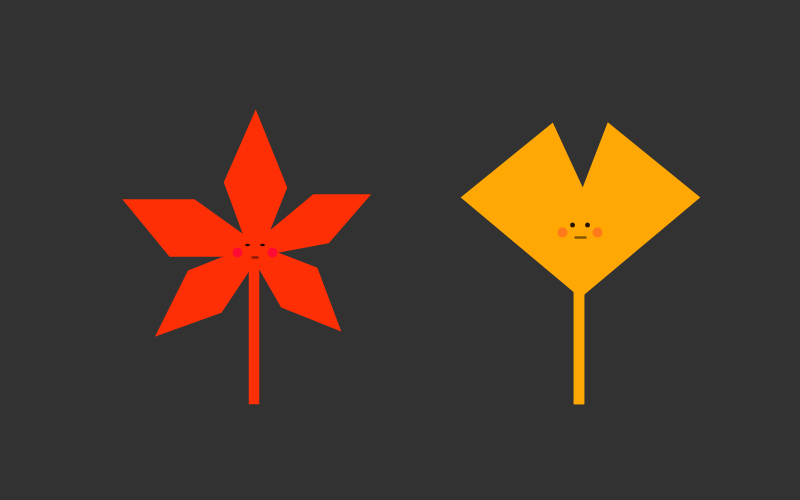
Frame 1 (no input)
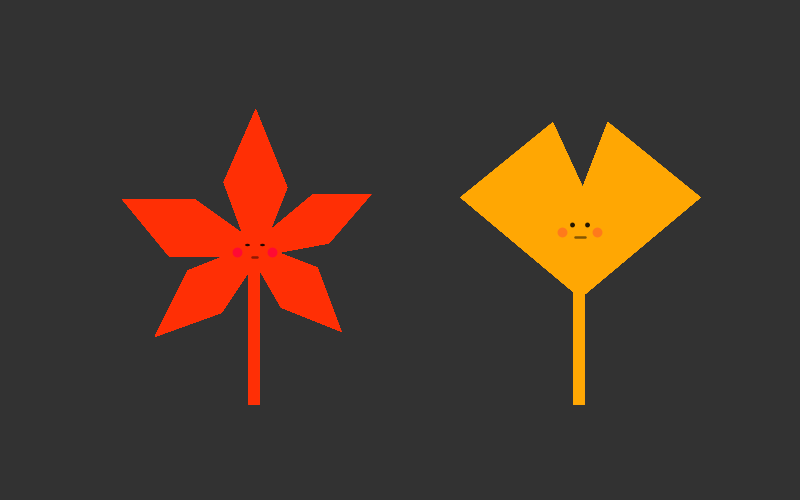
Frame 60 (the mouse pressed at the canvas centre just before this capture)
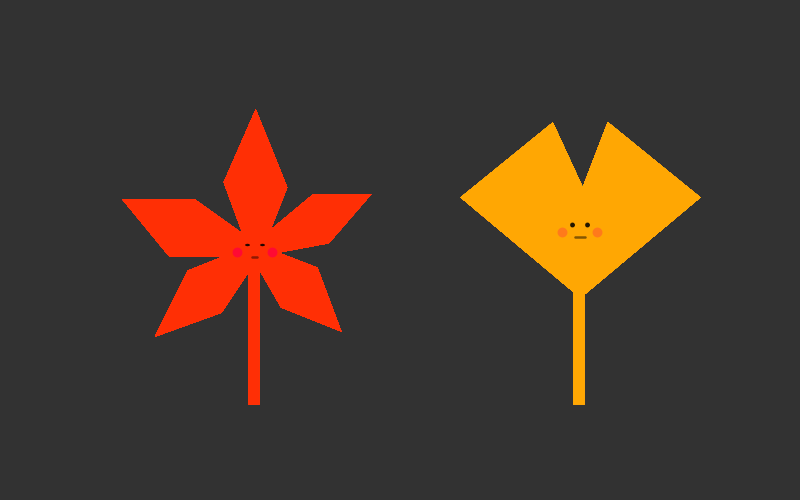
Frame 120 (the mouse held since frame 60 and released just before this capture)

The Processing sketch that drew these frames (run headless with seeded random() and noise(); from frame 60 on, the mouse is pressed at the canvas centre):

// Processing sketch: processing_16161
// ── processing_16161.pde


void setup() {

  background(50);
  size(800,500);
}

void draw() {
  smooth();
  translate(80,100);
  scale(2.5);
  stroke(255,47,5);
  strokeWeight(5);
  fill(255,47,5);
  quad(70,10,80,35,70,60,60,33);
  quad(22,42,45,42,70,60,37,60);
  quad(45,70,70,60,55,83,35,90);
  quad(94,40,111,40,98,55,70,60);
  quad(70,60,93,69,100,88,82,81);
  strokeWeight(0);
  fill(0,221);
  ellipse(67,58,2,1);
  ellipse(73,58,2,1);
  strokeWeight(0);
  fill(255,3,61,210);
  ellipse(63,61,4,4);  
  ellipse(77,61,4,4);

  strokeWeight(3);   
  fill(255,47,5);
  rect(69,60,1,60);
  stroke(0,113);
  strokeWeight(1);   
  line(69,63,71,63);



  // triangle(70,60,71,110,69,110);
  translate(130,0);
  stroke(255,167,3);
  strokeWeight(5);
  fill(255,167,3);
  quad(58,13,70,39,68,74,26,39);
  quad(82,13,114,39,72,74,72,39);
  strokeWeight(3);
  rect(69,60,1,60);
  strokeWeight(0);
  fill(0,221);
  ellipse(67,50,2,2);
  ellipse(73,50,2,2);
  strokeWeight(0);
  fill(255,3,91,70);
  ellipse(63,53,4,4);  
  ellipse(77,53,4,4);


  strokeWeight(3);   
  fill(255,47,5);
  rect(69,60,1,60);
  stroke(0,123);
  strokeWeight(1);   
  line(68,55,72,55);
}
